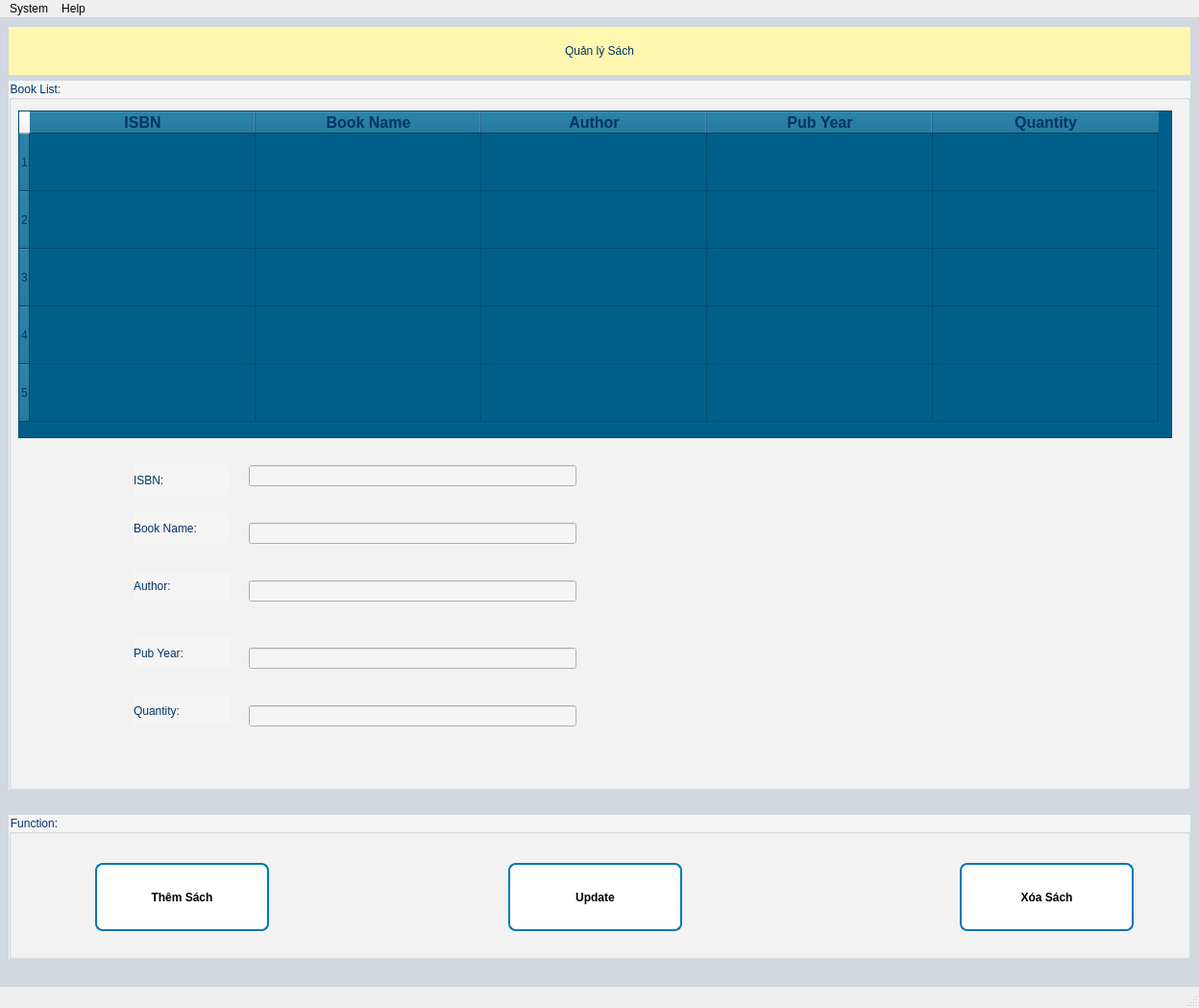
<?xml version="1.0" encoding="UTF-8"?>
<ui version="4.0">
 <class>MainWindow</class>
 <widget class="QMainWindow" name="MainWindow">
  <property name="geometry">
   <rect>
    <x>0</x>
    <y>0</y>
    <width>1248</width>
    <height>1049</height>
   </rect>
  </property>
  <property name="windowTitle">
   <string>Ngô Hoàng Khải</string>
  </property>
  <widget class="QWidget" name="centralwidget">
   <property name="styleSheet">
    <string notr="true">background-color: rgb(208, 216, 224);</string>
   </property>
   <layout class="QVBoxLayout" name="verticalLayout_2">
    <item>
     <layout class="QVBoxLayout" name="verticalLayout">
      <item>
       <widget class="QLabel" name="label">
        <property name="maximumSize">
         <size>
          <width>16777215</width>
          <height>50</height>
         </size>
        </property>
        <property name="styleSheet">
         <string notr="true">font: 75 26pt &quot;MS Shell Dlg 2&quot;;
background-color: rgb(255, 246, 176);
color: rgb(0, 51, 102);
</string>
        </property>
        <property name="text">
         <string>Quản lý Sách</string>
        </property>
        <property name="alignment">
         <set>Qt::AlignCenter</set>
        </property>
       </widget>
      </item>
      <item>
       <layout class="QHBoxLayout" name="horizontalLayout_2">
        <item>
         <layout class="QVBoxLayout" name="verticalLayout_3">
          <item>
           <widget class="QGroupBox" name="groupBoxCo">
            <property name="sizePolicy">
             <sizepolicy hsizetype="Preferred" vsizetype="Minimum">
              <horstretch>0</horstretch>
              <verstretch>0</verstretch>
             </sizepolicy>
            </property>
            <property name="maximumSize">
             <size>
              <width>16777215</width>
              <height>16777215</height>
             </size>
            </property>
            <property name="styleSheet">
             <string notr="true">background-color: rgb(245, 245, 245);
color: rgb(0, 51, 102);
font: 75 12pt &quot;MS Shell Dlg 2&quot;;</string>
            </property>
            <property name="title">
             <string>Book List:</string>
            </property>
            <widget class="QTableWidget" name="tableWidget">
             <property name="geometry">
              <rect>
               <x>10</x>
               <y>31</y>
               <width>1201</width>
               <height>341</height>
              </rect>
             </property>
             <property name="styleSheet">
              <string notr="true">background-color: rgb(0, 95, 138);</string>
             </property>
             <attribute name="horizontalHeaderDefaultSectionSize">
              <number>235</number>
             </attribute>
             <attribute name="horizontalHeaderMinimumSectionSize">
              <number>20</number>
             </attribute>
             <attribute name="verticalHeaderDefaultSectionSize">
              <number>60</number>
             </attribute>
             <row>
              <property name="text">
               <string>1</string>
              </property>
             </row>
             <row>
              <property name="text">
               <string>2</string>
              </property>
             </row>
             <row>
              <property name="text">
               <string>3</string>
              </property>
             </row>
             <row>
              <property name="text">
               <string>4</string>
              </property>
             </row>
             <row>
              <property name="text">
               <string>5</string>
              </property>
             </row>
             <column>
              <property name="text">
               <string>ISBN</string>
              </property>
              <property name="font">
               <font>
                <pointsize>12</pointsize>
                <weight>75</weight>
                <bold>true</bold>
               </font>
              </property>
             </column>
             <column>
              <property name="text">
               <string>Book Name</string>
              </property>
              <property name="font">
               <font>
                <pointsize>12</pointsize>
                <weight>75</weight>
                <bold>true</bold>
               </font>
              </property>
             </column>
             <column>
              <property name="text">
               <string>Author</string>
              </property>
              <property name="font">
               <font>
                <pointsize>12</pointsize>
                <weight>75</weight>
                <bold>true</bold>
               </font>
              </property>
             </column>
             <column>
              <property name="text">
               <string>Pub Year</string>
              </property>
              <property name="font">
               <font>
                <pointsize>12</pointsize>
                <weight>75</weight>
                <bold>true</bold>
               </font>
              </property>
             </column>
             <column>
              <property name="text">
               <string>Quantity</string>
              </property>
              <property name="font">
               <font>
                <family>MS Shell Dlg 2</family>
                <pointsize>12</pointsize>
                <weight>75</weight>
                <bold>true</bold>
               </font>
              </property>
              <property name="textAlignment">
               <set>AlignCenter</set>
              </property>
             </column>
            </widget>
            <widget class="QLineEdit" name="lineEdit">
             <property name="geometry">
              <rect>
               <x>250</x>
               <y>400</y>
               <width>341</width>
               <height>22</height>
              </rect>
             </property>
            </widget>
            <widget class="QLabel" name="label_2">
             <property name="geometry">
              <rect>
               <x>130</x>
               <y>400</y>
               <width>101</width>
               <height>31</height>
              </rect>
             </property>
             <property name="text">
              <string>ISBN:</string>
             </property>
            </widget>
            <widget class="QLabel" name="label_3">
             <property name="geometry">
              <rect>
               <x>130</x>
               <y>450</y>
               <width>101</width>
               <height>31</height>
              </rect>
             </property>
             <property name="text">
              <string>Book Name:</string>
             </property>
            </widget>
            <widget class="QLineEdit" name="lineEdit_2">
             <property name="geometry">
              <rect>
               <x>250</x>
               <y>460</y>
               <width>341</width>
               <height>22</height>
              </rect>
             </property>
            </widget>
            <widget class="QLabel" name="label_4">
             <property name="geometry">
              <rect>
               <x>130</x>
               <y>510</y>
               <width>101</width>
               <height>31</height>
              </rect>
             </property>
             <property name="text">
              <string>Author:</string>
             </property>
            </widget>
            <widget class="QLineEdit" name="lineEdit_3">
             <property name="geometry">
              <rect>
               <x>250</x>
               <y>520</y>
               <width>341</width>
               <height>22</height>
              </rect>
             </property>
            </widget>
            <widget class="QLabel" name="label_5">
             <property name="geometry">
              <rect>
               <x>130</x>
               <y>580</y>
               <width>101</width>
               <height>31</height>
              </rect>
             </property>
             <property name="text">
              <string>Pub Year:</string>
             </property>
            </widget>
            <widget class="QLineEdit" name="lineEdit_4">
             <property name="geometry">
              <rect>
               <x>250</x>
               <y>590</y>
               <width>341</width>
               <height>22</height>
              </rect>
             </property>
            </widget>
            <widget class="QLabel" name="label_6">
             <property name="geometry">
              <rect>
               <x>130</x>
               <y>640</y>
               <width>101</width>
               <height>31</height>
              </rect>
             </property>
             <property name="text">
              <string>Quantity:</string>
             </property>
            </widget>
            <widget class="QLineEdit" name="lineEdit_5">
             <property name="geometry">
              <rect>
               <x>250</x>
               <y>650</y>
               <width>341</width>
               <height>22</height>
              </rect>
             </property>
            </widget>
           </widget>
          </item>
          <item>
           <spacer name="verticalSpacer_2">
            <property name="orientation">
             <enum>Qt::Vertical</enum>
            </property>
            <property name="sizeType">
             <enum>QSizePolicy::Fixed</enum>
            </property>
            <property name="sizeHint" stdset="0">
             <size>
              <width>20</width>
              <height>20</height>
             </size>
            </property>
           </spacer>
          </item>
          <item>
           <widget class="QGroupBox" name="groupBoxFunction">
            <property name="sizePolicy">
             <sizepolicy hsizetype="Preferred" vsizetype="Fixed">
              <horstretch>0</horstretch>
              <verstretch>0</verstretch>
             </sizepolicy>
            </property>
            <property name="minimumSize">
             <size>
              <width>0</width>
              <height>150</height>
             </size>
            </property>
            <property name="styleSheet">
             <string notr="true">color: rgb(0, 51, 102);
font: 75 12pt &quot;MS Shell Dlg 2&quot;;
background-color: rgb(245, 245, 245);</string>
            </property>
            <property name="title">
             <string>Function:</string>
            </property>
            <widget class="QPushButton" name="pushButton_Select">
             <property name="geometry">
              <rect>
               <x>90</x>
               <y>50</y>
               <width>181</width>
               <height>71</height>
              </rect>
             </property>
             <property name="styleSheet">
              <string notr="true">QPushButton {
    background-color: white; 
    color: black; 
    border: 2px solid #0077b6; 
    border-radius: 8px; 
    padding: 8px 16px;
    font-weight: bold;
}

QPushButton:hover {
    background-color: #f0f0f0; /* Màu xám nhạt khi hover */
    border: 2px solid #005f8a; /* Viền đậm hơn */
}

QPushButton:pressed {
    background-color: #e0e0e0; /* Màu nhấn */
    border: 2px solid #004a6d; 
}
</string>
             </property>
             <property name="text">
              <string>Thêm Sách</string>
             </property>
             <property name="icon">
              <iconset>
               <normaloff>../images/IC_selected.png</normaloff>../images/IC_selected.png</iconset>
             </property>
             <property name="iconSize">
              <size>
               <width>32</width>
               <height>32</height>
              </size>
             </property>
            </widget>
            <widget class="QPushButton" name="pushButton_Select_2">
             <property name="geometry">
              <rect>
               <x>990</x>
               <y>50</y>
               <width>181</width>
               <height>71</height>
              </rect>
             </property>
             <property name="styleSheet">
              <string notr="true">QPushButton {
    background-color: white; 
    color: black; 
    border: 2px solid #0077b6; 
    border-radius: 8px; 
    padding: 8px 16px;
    font-weight: bold;
}

QPushButton:hover {
    background-color: #f0f0f0; /* Màu xám nhạt khi hover */
    border: 2px solid #005f8a; /* Viền đậm hơn */
}

QPushButton:pressed {
    background-color: #e0e0e0; /* Màu nhấn */
    border: 2px solid #004a6d; 
}
</string>
             </property>
             <property name="text">
              <string>Xóa Sách</string>
             </property>
             <property name="icon">
              <iconset>
               <normaloff>../images/IC_selected.png</normaloff>../images/IC_selected.png</iconset>
             </property>
             <property name="iconSize">
              <size>
               <width>32</width>
               <height>32</height>
              </size>
             </property>
            </widget>
            <widget class="QPushButton" name="pushButton_Select_3">
             <property name="geometry">
              <rect>
               <x>520</x>
               <y>50</y>
               <width>181</width>
               <height>71</height>
              </rect>
             </property>
             <property name="styleSheet">
              <string notr="true">QPushButton {
    background-color: white; 
    color: black; 
    border: 2px solid #0077b6; 
    border-radius: 8px; 
    padding: 8px 16px;
    font-weight: bold;
}

QPushButton:hover {
    background-color: #f0f0f0; /* Màu xám nhạt khi hover */
    border: 2px solid #005f8a; /* Viền đậm hơn */
}

QPushButton:pressed {
    background-color: #e0e0e0; /* Màu nhấn */
    border: 2px solid #004a6d; 
}
</string>
             </property>
             <property name="text">
              <string>Update</string>
             </property>
             <property name="icon">
              <iconset>
               <normaloff>../images/IC_selected.png</normaloff>../images/IC_selected.png</iconset>
             </property>
             <property name="iconSize">
              <size>
               <width>32</width>
               <height>32</height>
              </size>
             </property>
            </widget>
           </widget>
          </item>
          <item>
           <spacer name="verticalSpacer">
            <property name="orientation">
             <enum>Qt::Vertical</enum>
            </property>
            <property name="sizeType">
             <enum>QSizePolicy::Fixed</enum>
            </property>
            <property name="sizeHint" stdset="0">
             <size>
              <width>20</width>
              <height>20</height>
             </size>
            </property>
           </spacer>
          </item>
         </layout>
        </item>
       </layout>
      </item>
     </layout>
    </item>
   </layout>
  </widget>
  <widget class="QMenuBar" name="menubar">
   <property name="geometry">
    <rect>
     <x>0</x>
     <y>0</y>
     <width>1248</width>
     <height>26</height>
    </rect>
   </property>
   <widget class="QMenu" name="menuSystem">
    <property name="title">
     <string>System</string>
    </property>
    <widget class="QMenu" name="menuImportData">
     <property name="title">
      <string>ImportData</string>
     </property>
     <addaction name="actionCsv_File"/>
     <addaction name="actionTxt_File"/>
     <addaction name="actionXML_File"/>
     <addaction name="actionJSON_File"/>
     <addaction name="actionExcel_File_Import"/>
     <addaction name="actionPickle_File"/>
    </widget>
    <widget class="QMenu" name="menuExportData">
     <property name="title">
      <string>ExportData</string>
     </property>
     <addaction name="actionTxt_FIle"/>
     <addaction name="actionCsv_File_2"/>
     <addaction name="actionJSON_File_2"/>
     <addaction name="actionExcel_File_Export"/>
     <addaction name="actionPickle_File_2"/>
     <addaction name="actionXML_File_2"/>
    </widget>
    <addaction name="separator"/>
    <addaction name="menuImportData"/>
    <addaction name="menuExportData"/>
    <addaction name="actionExit"/>
   </widget>
   <widget class="QMenu" name="menuHelp">
    <property name="title">
     <string>Help</string>
    </property>
    <addaction name="actionHelp"/>
    <addaction name="actionAbout"/>
   </widget>
   <addaction name="menuSystem"/>
   <addaction name="menuHelp"/>
  </widget>
  <widget class="QStatusBar" name="statusbar"/>
  <action name="actionExit">
   <property name="icon">
    <iconset>
     <normaloff>../../../../.designer/ProductManagement/Images/ic_exit_icon.png</normaloff>../../../../.designer/ProductManagement/Images/ic_exit_icon.png</iconset>
   </property>
   <property name="text">
    <string>Exit</string>
   </property>
   <property name="shortcut">
    <string>Esc</string>
   </property>
  </action>
  <action name="actionCsv_File">
   <property name="text">
    <string>Csv File</string>
   </property>
  </action>
  <action name="actionTxt_File">
   <property name="text">
    <string>Txt File</string>
   </property>
  </action>
  <action name="actionXML_File">
   <property name="text">
    <string>XML File</string>
   </property>
  </action>
  <action name="actionJSON_File">
   <property name="text">
    <string>JSON File</string>
   </property>
  </action>
  <action name="actionExcel_File_Import">
   <property name="icon">
    <iconset>
     <normaloff>../../../../.designer/ProductManagement/Images/ic_excel.png</normaloff>../../../../.designer/ProductManagement/Images/ic_excel.png</iconset>
   </property>
   <property name="text">
    <string>Excel File</string>
   </property>
   <property name="shortcut">
    <string>Ctrl+I</string>
   </property>
  </action>
  <action name="actionPickle_File">
   <property name="text">
    <string>Pickle File</string>
   </property>
  </action>
  <action name="actionTxt_FIle">
   <property name="text">
    <string>Txt FIle</string>
   </property>
  </action>
  <action name="actionCsv_File_2">
   <property name="text">
    <string>Csv File</string>
   </property>
  </action>
  <action name="actionJSON_File_2">
   <property name="text">
    <string>JSON File</string>
   </property>
  </action>
  <action name="actionExcel_File_Export">
   <property name="icon">
    <iconset>
     <normaloff>../../../../.designer/ProductManagement/Images/ic_excel.png</normaloff>../../../../.designer/ProductManagement/Images/ic_excel.png</iconset>
   </property>
   <property name="text">
    <string>Excel File</string>
   </property>
   <property name="shortcut">
    <string/>
   </property>
  </action>
  <action name="actionPickle_File_2">
   <property name="text">
    <string>Pickle File</string>
   </property>
  </action>
  <action name="actionXML_File_2">
   <property name="text">
    <string>XML File</string>
   </property>
  </action>
  <action name="actionHelp">
   <property name="icon">
    <iconset>
     <normaloff>../ProductManagement/Images/IC_help.jpg</normaloff>../ProductManagement/Images/IC_help.jpg</iconset>
   </property>
   <property name="text">
    <string>Current Help</string>
   </property>
  </action>
  <action name="actionAbout">
   <property name="icon">
    <iconset>
     <normaloff>../ProductManagement/Images/IC_about.jpg</normaloff>../ProductManagement/Images/IC_about.jpg</iconset>
   </property>
   <property name="text">
    <string>About</string>
   </property>
  </action>
 </widget>
 <resources/>
 <connections/>
</ui>
